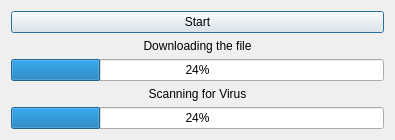
<?xml version="1.0" encoding="UTF-8"?>
<ui version="4.0">
 <class>Dialog</class>
 <widget class="QDialog" name="Dialog">
  <property name="geometry">
   <rect>
    <x>0</x>
    <y>0</y>
    <width>395</width>
    <height>114</height>
   </rect>
  </property>
  <property name="windowTitle">
   <string>Dialog</string>
  </property>
  <layout class="QVBoxLayout" name="verticalLayout">
   <item>
    <widget class="QPushButton" name="pushButton">
     <property name="text">
      <string>Start</string>
     </property>
    </widget>
   </item>
   <item>
    <widget class="QLabel" name="label">
     <property name="text">
      <string>Downloading the file</string>
     </property>
     <property name="alignment">
      <set>Qt::AlignCenter</set>
     </property>
    </widget>
   </item>
   <item>
    <widget class="QProgressBar" name="progressBar1">
     <property name="value">
      <number>24</number>
     </property>
     <property name="textVisible">
      <bool>true</bool>
     </property>
    </widget>
   </item>
   <item>
    <widget class="QLabel" name="label_2">
     <property name="text">
      <string>Scanning for Virus</string>
     </property>
     <property name="alignment">
      <set>Qt::AlignCenter</set>
     </property>
    </widget>
   </item>
   <item>
    <widget class="QProgressBar" name="progressBar2">
     <property name="value">
      <number>24</number>
     </property>
    </widget>
   </item>
  </layout>
 </widget>
 <resources/>
 <connections/>
</ui>
